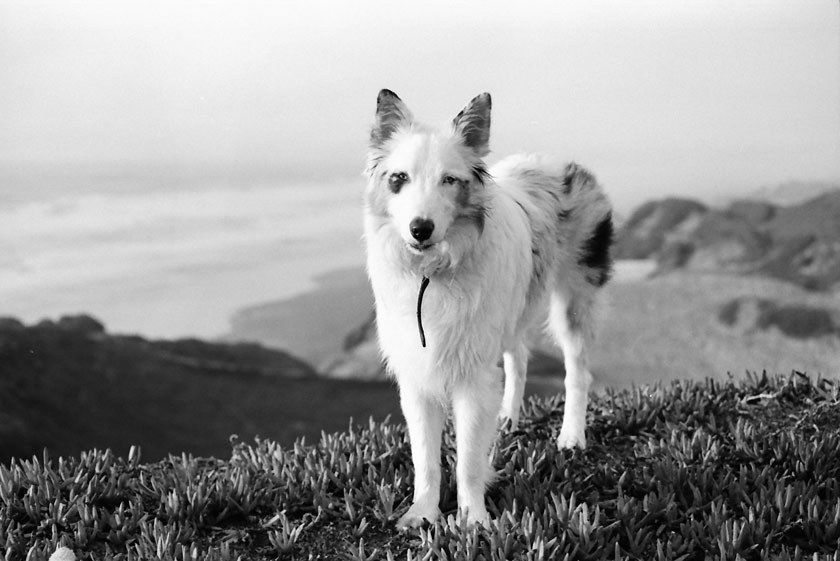
#> input picture dog.jpg, 840 x 561 px
$ python negative.py
#> lines starting #> are read from the running program, lines starting #| are printed output that depends on the picture
import numpy as np
from PIL import Image


def readImage(path):
#> called with path = 'dog.jpg'
    image = Image.open(path)
#> image is the input picture: PIL image 840x561 RGB; min 0, max 255, mean 151.8
    image.show()
    return image


def negative(image):
    # convert to numpy array
    npImage = np.array(image)
    maximum = npImage.max()  # get the maximum
#> maximum = 255
    newImage = Image.fromarray(maximum - npImage)  # subtract from maximum and convert back to image
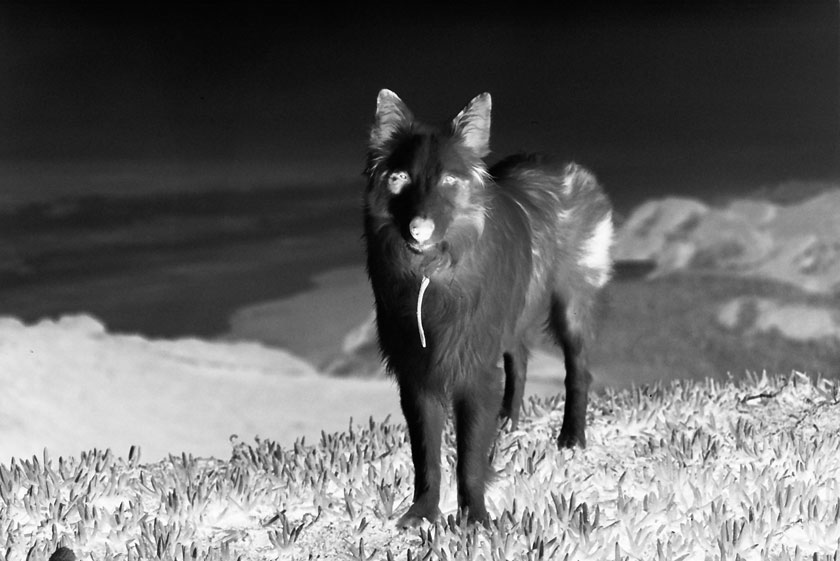
#> newImage: PIL image 840x561 RGB; min 0, max 255, mean 103.2
    newImage.show()


if __name__ == '__main__':
    im = readImage("dog.jpg")
    negative(im)
